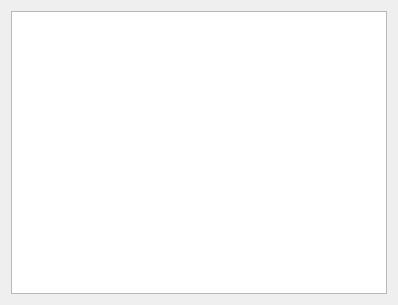
<ui version="4.0" >
 <class>CWSelectDirsPage</class>
 <widget class="QWidget" name="CWSelectDirsPage" >
  <property name="geometry" >
   <rect>
    <x>0</x>
    <y>0</y>
    <width>398</width>
    <height>305</height>
   </rect>
  </property>
  <property name="windowTitle" >
   <string>Form</string>
  </property>
  <layout class="QVBoxLayout" >
   <item>
    <widget class="QTreeView" name="treeView" />
   </item>
  </layout>
 </widget>
 <resources/>
 <connections/>
</ui>
